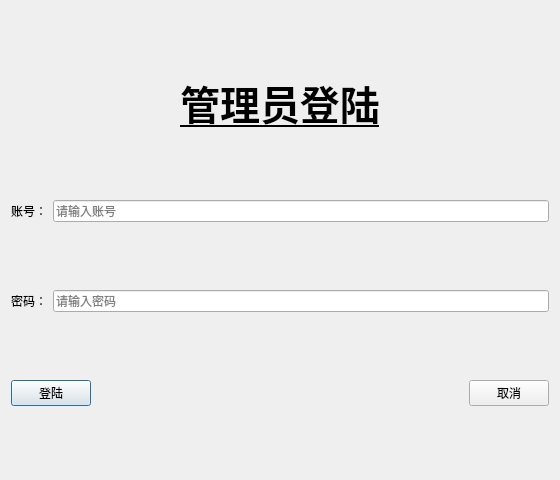
<?xml version="1.0" encoding="UTF-8"?>
<ui version="4.0">
 <class>admlogin</class>
 <widget class="QDialog" name="admlogin">
  <property name="geometry">
   <rect>
    <x>0</x>
    <y>0</y>
    <width>560</width>
    <height>480</height>
   </rect>
  </property>
  <property name="windowTitle">
   <string>管理员登陆</string>
  </property>
  <layout class="QVBoxLayout" name="verticalLayout">
   <item>
    <widget class="QLabel" name="label">
     <property name="sizePolicy">
      <sizepolicy hsizetype="Preferred" vsizetype="Fixed">
       <horstretch>0</horstretch>
       <verstretch>0</verstretch>
      </sizepolicy>
     </property>
     <property name="font">
      <font>
       <pointsize>30</pointsize>
       <weight>75</weight>
       <bold>true</bold>
       <underline>true</underline>
      </font>
     </property>
     <property name="layoutDirection">
      <enum>Qt::LeftToRight</enum>
     </property>
     <property name="text">
      <string>管理员登陆</string>
     </property>
     <property name="alignment">
      <set>Qt::AlignCenter</set>
     </property>
    </widget>
   </item>
   <item>
    <layout class="QHBoxLayout" name="horizontalLayout_2" stretch="0,0">
     <item>
      <widget class="QLabel" name="label_2">
       <property name="text">
        <string>账号：</string>
       </property>
      </widget>
     </item>
     <item>
      <widget class="QLineEdit" name="le_account">
       <property name="placeholderText">
        <string>请输入账号</string>
       </property>
       <property name="clearButtonEnabled">
        <bool>true</bool>
       </property>
      </widget>
     </item>
    </layout>
   </item>
   <item>
    <layout class="QHBoxLayout" name="horizontalLayout_3" stretch="0,0">
     <item>
      <widget class="QLabel" name="label_3">
       <property name="text">
        <string>密码：</string>
       </property>
      </widget>
     </item>
     <item>
      <widget class="QLineEdit" name="le_password">
       <property name="echoMode">
        <enum>QLineEdit::Password</enum>
       </property>
       <property name="placeholderText">
        <string>请输入密码</string>
       </property>
       <property name="clearButtonEnabled">
        <bool>true</bool>
       </property>
      </widget>
     </item>
    </layout>
   </item>
   <item>
    <layout class="QHBoxLayout" name="horizontalLayout" stretch="0,0,0">
     <item>
      <widget class="QPushButton" name="btn_ok">
       <property name="text">
        <string>登陆</string>
       </property>
      </widget>
     </item>
     <item>
      <spacer name="horizontalSpacer_2">
       <property name="orientation">
        <enum>Qt::Horizontal</enum>
       </property>
       <property name="sizeHint" stdset="0">
        <size>
         <width>40</width>
         <height>20</height>
        </size>
       </property>
      </spacer>
     </item>
     <item>
      <widget class="QPushButton" name="btn_cancel">
       <property name="text">
        <string>取消</string>
       </property>
      </widget>
     </item>
    </layout>
   </item>
  </layout>
 </widget>
 <resources/>
 <connections/>
</ui>
